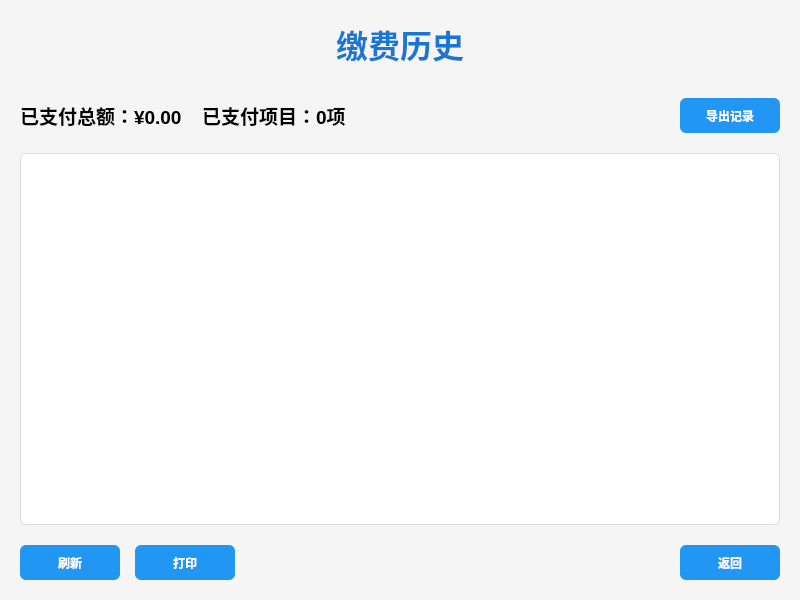
<?xml version="1.0" encoding="UTF-8"?>
<ui version="4.0">
 <class>PaymentHistory</class>
 <widget class="QWidget" name="PaymentHistory">
  <property name="geometry">
   <rect>
    <x>0</x>
    <y>0</y>
    <width>800</width>
    <height>600</height>
   </rect>
  </property>
  <property name="windowTitle">
   <string>缴费历史</string>
  </property>
  <property name="styleSheet">
   <string notr="true">QWidget {
    background-color: #f5f5f5;
    font-family: &quot;Microsoft YaHei&quot;, Arial, sans-serif;
}

QPushButton {
    background-color: #2196F3;
    color: white;
    border: none;
    border-radius: 6px;
    padding: 8px 16px;
    font-weight: bold;
}

QPushButton:hover {
    background-color: #1976D2;
}

QTableView {
    background-color: white;
    border: 1px solid #ddd;
    border-radius: 6px;
    gridline-color: #f0f0f0;
}

QHeaderView::section {
    background-color: #f8f9fa;
    padding: 8px;
    border: none;
    border-right: 1px solid #ddd;
    border-bottom: 1px solid #ddd;
    font-weight: bold;
}</string>
  </property>
  <layout class="QVBoxLayout" name="verticalLayout">
   <property name="spacing">
    <number>20</number>
   </property>
   <property name="leftMargin">
    <number>20</number>
   </property>
   <property name="topMargin">
    <number>20</number>
   </property>
   <property name="rightMargin">
    <number>20</number>
   </property>
   <property name="bottomMargin">
    <number>20</number>
   </property>
   <item>
    <widget class="QLabel" name="titleLabel">
     <property name="font">
      <font>
       <pointsize>24</pointsize>
       <weight>75</weight>
       <bold>true</bold>
      </font>
     </property>
     <property name="styleSheet">
      <string notr="true">color: #1976D2; margin-bottom: 10px;</string>
     </property>
     <property name="text">
      <string>缴费历史</string>
     </property>
     <property name="alignment">
      <set>Qt::AlignCenter</set>
     </property>
    </widget>
   </item>
   <item>
    <layout class="QHBoxLayout" name="summaryLayout">
     <property name="spacing">
      <number>20</number>
     </property>
     <item>
      <widget class="QLabel" name="totalLabel">
       <property name="font">
        <font>
         <pointsize>14</pointsize>
         <weight>75</weight>
         <bold>true</bold>
        </font>
       </property>
       <property name="text">
        <string>已支付总额：¥0.00</string>
       </property>
      </widget>
     </item>
     <item>
      <widget class="QLabel" name="countLabel">
       <property name="font">
        <font>
         <pointsize>14</pointsize>
         <weight>75</weight>
         <bold>true</bold>
        </font>
       </property>
       <property name="text">
        <string>已支付项目：0项</string>
       </property>
      </widget>
     </item>
     <item>
      <spacer name="horizontalSpacer">
       <property name="orientation">
        <enum>Qt::Horizontal</enum>
       </property>
       <property name="sizeHint" stdset="0">
        <size>
         <width>40</width>
         <height>20</height>
        </size>
       </property>
      </spacer>
     </item>
     <item>
      <widget class="QPushButton" name="exportButton">
       <property name="minimumSize">
        <size>
         <width>100</width>
         <height>35</height>
        </size>
       </property>
       <property name="text">
        <string>导出记录</string>
       </property>
      </widget>
     </item>
    </layout>
   </item>
   <item>
    <widget class="QTableView" name="historyTableView">
     <property name="alternatingRowColors">
      <bool>true</bool>
     </property>
     <property name="selectionBehavior">
      <enum>QAbstractItemView::SelectRows</enum>
     </property>
     <property name="sortingEnabled">
      <bool>true</bool>
     </property>
    </widget>
   </item>
   <item>
    <layout class="QHBoxLayout" name="buttonLayout">
     <property name="spacing">
      <number>15</number>
     </property>
     <item>
      <widget class="QPushButton" name="refreshButton">
       <property name="minimumSize">
        <size>
         <width>100</width>
         <height>35</height>
        </size>
       </property>
       <property name="text">
        <string>刷新</string>
       </property>
      </widget>
     </item>
     <item>
      <widget class="QPushButton" name="printButton">
       <property name="minimumSize">
        <size>
         <width>100</width>
         <height>35</height>
        </size>
       </property>
       <property name="text">
        <string>打印</string>
       </property>
      </widget>
     </item>
     <item>
      <spacer name="horizontalSpacer2">
       <property name="orientation">
        <enum>Qt::Horizontal</enum>
       </property>
       <property name="sizeHint" stdset="0">
        <size>
         <width>40</width>
         <height>20</height>
        </size>
       </property>
      </spacer>
     </item>
     <item>
      <widget class="QPushButton" name="backButton">
       <property name="minimumSize">
        <size>
         <width>100</width>
         <height>35</height>
        </size>
       </property>
       <property name="text">
        <string>返回</string>
       </property>
      </widget>
     </item>
    </layout>
   </item>
  </layout>
 </widget>
 <resources/>
 <connections/>
</ui>
